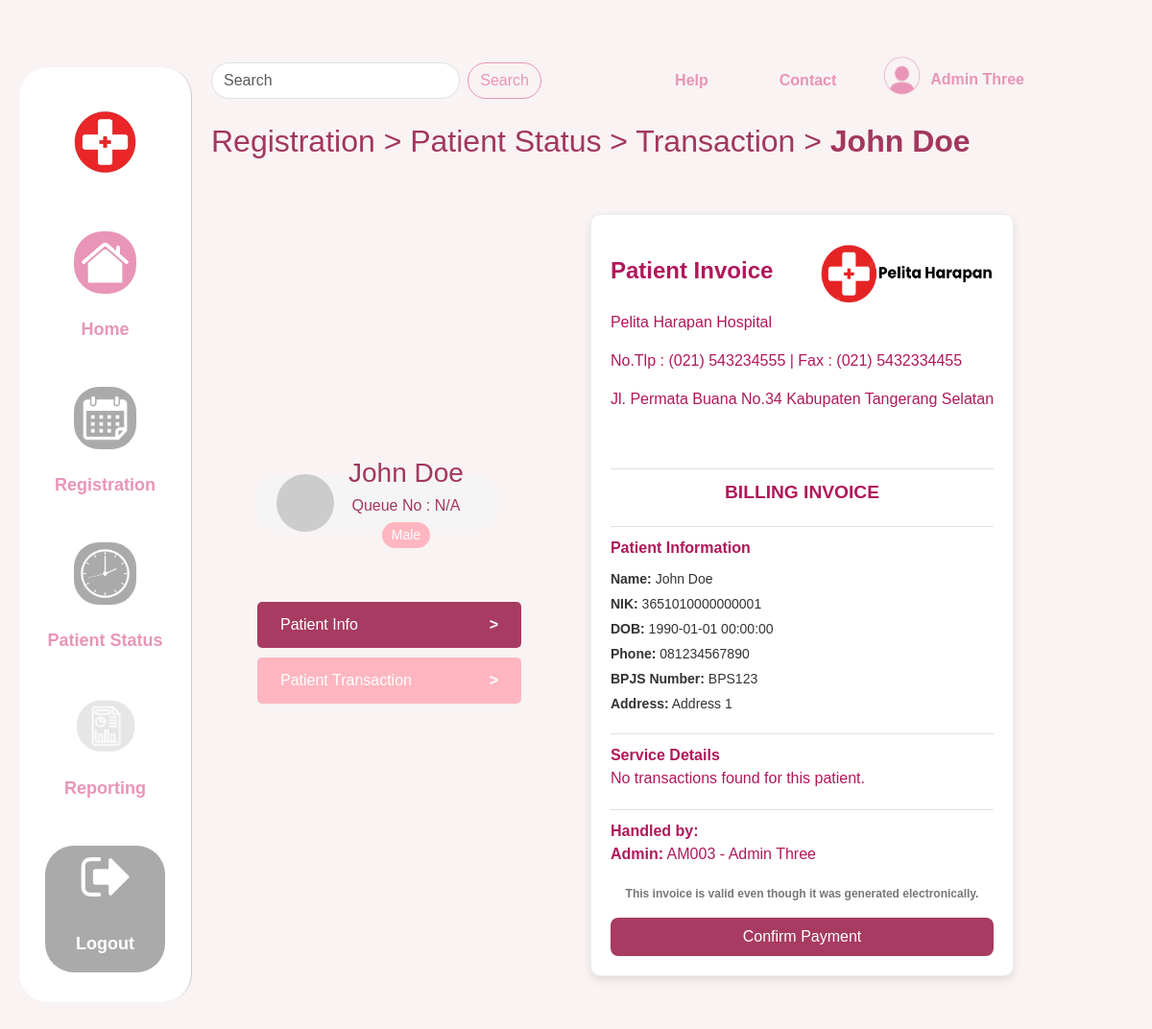
The app's page /transaction.php (signed in) with its own data.
### tables this page shows
CREATE TABLE `mspatient` (
  `patient_id` varchar(5) NOT NULL,
  `name` varchar(100) DEFAULT NULL,
  `dob` datetime DEFAULT NULL,
  `gender` varchar(10) DEFAULT NULL,
  `phone` varchar(15) DEFAULT NULL,
  `email` varchar(100) DEFAULT NULL,
  `nik` varchar(16) DEFAULT NULL,
  `bpjs_card` varchar(30) DEFAULT NULL,
  `address` varchar(100) DEFAULT NULL,
  `is_registered` int(1) DEFAULT NULL
);

### transaction.php (the view, shortened to what this page needs)
<?php
$conn = getConnection();
$patient_id = $_GET['patient_id'] ?? 'PA001';
$patientQuery = $conn->prepare("SELECT * FROM MsPatient WHERE patient_id = ?");
$patientQuery->bind_param("s", $patient_id);
$patientQuery->execute();
$patientResult = $patientQuery->get_result();
$patient = $patientResult->fetch_assoc();
$transactionHeaderQuery = $conn->prepare("
    SELECT * FROM TransactionHeader
    WHERE patient_id = ?
");
$transactionHeaderQuery->bind_param("s", $patient_id);
$transactionHeaderQuery->execute();
$transactionHeaders = $transactionHeaderQuery->get_result();
?>
<!DOCTYPE html>
<html lang="en">
<head>
    <link
        href="https://cdn.jsdelivr.net/npm/bootstrap@5.3.0/dist/css/bootstrap.min.css"
        rel="stylesheet" />
    <link rel="stylesheet" href="css/home.css" />
    <link rel="stylesheet" href="css/transaction.css" />
</head>
<body>
    <div class="container-fluid">
        <div class="row">
            <?php include 'sidebar.php' ?>
            <div class="col-md-10 content">
                <?php include 'topbar.php' ?>
                <h1 class="fw-medium">Registration > Patient Status > Transaction > <span class="fw-bold"><?php echo $patient['name'] ?></span></h1>
                <br>
                <br>
                <main>
                    <div class="patient-list">
                        <div class="d-flex flex-row">
                            <div class="d-flex flex-column align-items-stretch gap-3 m-5 justify-content-center ">
                                <div class="patient-info">
                                    <div class="avatar"></div>
                                    <div class="details">
                                        <h3><?= htmlspecialchars($patient['name']) ?></h3>
                                        <?php
                                        $queueNumber = isset($_GET['queue_number']) ? htmlspecialchars($_GET['queue_number']) : 'N/A';
                                        ?>
                                        <p>Queue No : <?= $queueNumber ?></p>
                                        <div class="gender-badge"><?= htmlspecialchars($patient['gender']) ?></div>
                                    </div>
                                </div>
                                <br>
                                <div class="menu">
                                    <a class="menu-item p-4" href="patientinfo.php?patient_id=<?php echo urlencode($patient['patient_id']); ?>&queue_number=<?php echo $_GET['queue_number'] ?>" style="text-decoration: none; background-color:#a73b62">
                                        Patient Info <span class="arrow">></span>
                                    </a>
                                    <a class="menu-item p-4" href="transaction.php?patient_id=<?php echo urlencode($patient['patient_id']); ?>&queue_number=<?php echo $_GET['queue_number'] ?>" style="text-decoration: none; background-color: #ffb6c1">
                                        Patient Transaction <span class="arrow">></span>
                                    </a>
                                </div>
                            </div>
                            <div class="invoice-container">
                                <div class="invoice-header">
                                    <div class="header-text">
                                        <div class="d-flex flex-row align-items-start justify-content-between">
                                            <div>
                                                <br>
                                                <h1>Patient Invoice</h1>
                                            </div>
                                            <div>
                                                <img src="/images/logoo.png" alt="Pelita Harapan Hospital Logo">
                                            </div>
                                        </div>
                                        <p>Pelita Harapan Hospital</p>
                                        <p>No.Tlp : (021) 543234555 | Fax : (021) 5432334455</p>
                                        <p>Jl. Permata Buana No.34 Kabupaten Tangerang Selatan </p>
                                        <br>
                                    </div>
                                </div>
                                <div class="section-title" style="font-size: larger; text-align: center;">BILLING INVOICE</div>
                                <div class="section-title">Patient Information</div>
                                <div class="invoice-details">
                                    <p><strong>Name:</strong> <?= htmlspecialchars($patient['name']) ?></p>
                                    <p><strong>NIK:</strong> <?= htmlspecialchars($patient['nik']) ?></p>
                                    <p><strong>DOB:</strong> <?= htmlspecialchars($patient['dob']) ?></p>
                                    <p><strong>Phone:</strong> <?= htmlspecialchars($patient['phone']) ?></p>
                                    <p><strong>BPJS Number:</strong> <?= htmlspecialchars($patient['bpjs_card']) ?></p>
                                    <p><strong>Address:</strong> <?= htmlspecialchars($patient['address']) ?></p>
                                </div>
                                <div class="section-title">Service Details</div>
                                <?php if ($transactionHeaders->num_rows > 0): ?>
                                    <table class="invoice-table table table-striped">
                                        <thead>
                                            <tr>
                                                <th>Service</th>
                                                <th>Price (Rp)</th>
                                            </tr>
                                        </thead>
                                        <tbody>
                                            <?php
                                            $totalPrice = 0;
                                            while ($transaction = $transactionHeaders->fetch_assoc()):
                                                $transactionDetailsQuery = $conn->prepare("SELECT details_id FROM TransactionDetail WHERE transaction_id = ?");
                                                $transactionDetailsQuery->bind_param("s", $transaction['transaction_id']);
                                                $transactionDetailsQuery->execute();
                                                $transactionDetails = $transactionDetailsQuery->get_result();
                                                while ($detail = $transactionDetails->fetch_assoc()) {
                                                    $details_id = $detail['details_id'];
                                                    $serviceOutput = "";
                                                    $price = 0;
                                                    switch (substr($details_id, 0, 1)) {
                                                        case '6':
                                                        case '7':
                                                        case '8':
                                                            $roomDetailsQuery = $conn->prepare("SELECT code, room_id FROM MsRoomDetails WHERE patient_id = ? AND code = ?");
                                                            $roomDetailsQuery->bind_param("ss", $patient_id, $details_id);
                                                            $roomDetailsQuery->execute();
                                                            $roomDetails = $roomDetailsQuery->get_result()->fetch_assoc();
                                                            if ($roomDetails) {
                                                                $code = $roomDetails['code'];
                                                                $room_id = $roomDetails['room_id'];
                                                                $roomHeaderQuery = $conn->prepare("SELECT price FROM MsRoomHeader WHERE room_id = ?");
                                                                $roomHeaderQuery->bind_param("s", $room_id);
                                                                $roomHeaderQuery->execute();
                                                                $roomHeader = $roomHeaderQuery->get_result()->fetch_assoc();
                                                                if ($roomHeader) {
                                                                    $price = $roomHeader['price'];
                                                                    $serviceOutput = "Room Code: " . htmlspecialchars($code);
                                                                }
                                                            }
                                                            break;
                                                        default:
                                                            break;
                                                    }
                                                    $prefix = substr($details_id, 0, 2);
                                                    switch ($prefix) {
                                                        case 'AP':
                                                            $appointmentQuery = $conn->prepare("SELECT date, price FROM MsAppointment WHERE appointment_id = ?");
                                                            $appointmentQuery->bind_param("s", $details_id);
                                                            $appointmentQuery->execute();
                                                            $appointment = $appointmentQuery->get_result()->fetch_assoc();
                                                            $price = $appointment['price'];
                                                            $serviceOutput = "Appointment on " . htmlspecialchars($appointment['date']);
                                                            break;
                                                        case 'MC':
                                                            $checkupQuery = $conn->prepare("SELECT date, details, price FROM MsCheckup WHERE checkup_id = ?");
                                                            $checkupQuery->bind_param("s", $details_id);
                                                            $checkupQuery->execute();
                                                            $checkup = $checkupQuery->get_result()->fetch_assoc();
                                                            $price = $checkup['price'];
                                                            $serviceOutput = "Checkup on " . htmlspecialchars($checkup['date']) . " - Details: " . htmlspecialchars($checkup['details']);
                                                            break;
                                                        case 'EM':
                                                            $emergencyQuery = $conn->prepare("SELECT date, actions, price, status from MsEmergency WHERE emergency_id = ?");
                                                            $emergencyQuery->bind_param("s", $details_id);
                                                            $emergencyQuery->execute();
                                                            $emergency = $emergencyQuery->get_result()->fetch_assoc();
                                                            $statusMessage = htmlspecialchars($emergency["status"]);
                                                            $price = $checkup['price'];
                                                            $serviceOutput = "Emergency Pickup on " . htmlspecialchars($emergency['date']);
                                                            break;
                                                        case 'TE':
                                                            $testQuery = $conn->prepare("SELECT name, price FROM MsTest WHERE test_id = ?");
                                                            $testQuery->bind_param("s", $details_id);
                                                            $testQuery->execute();
                                                            $test = $testQuery->get_result()->fetch_assoc();
                                                            $price = $test['price'];
                                                            $serviceOutput = "Test Name: " . htmlspecialchars($test['name']);
                                                            break;
                                                    }
                                                    if ($serviceOutput) {
                                                        echo "<tr><td>{$serviceOutput}</td><td>Rp " . number_format($price, 0, ',', '.') . "</td></tr>";
                                                        $totalPrice += $price;
                                                    }
                                                }
                                            endwhile;
                                            ?>
                                        </tbody>
                                    </table>
                                    <p class="total-price"><strong>Total Price:</strong> Rp <?= number_format($totalPrice, 0, ',', '.') ?></p>
                                <?php else: ?>
                                    <p>No transactions found for this patient.</p>
                                <?php endif; ?>
                                <div class="section-title">Handled by:</div>
                                <p><strong>Admin:</strong> <?= htmlspecialchars($_SESSION['user_id'] . ' - ' . $_SESSION['fullname']) ?></p>
                                <p class="note" style="font-weight: bold;">This invoice is valid even though it was generated electronically.</p>
                                <a class="d-flex justify-content-center align-items-center" href="conf/done_payment.php?patient_id=<?php echo $patient['patient_id']; ?>" style="text-decoration: none; text-align: center; color: white; background-color: #a73b62; border-radius: 8px; padding: 8px;">Confirm Payment</a>
                            </div>
                        </div>
                    </div>
                </main>
            </div>
        </div>
    </div>
</body>
</html>

### records on screen
mspatient: name "John Doe", gender "Male", nik "3651010000000001", dob "1990-01-01 00:00:00", phone "081234567890", bpjs_card "BPS123", address "Address 1"

### other values on screen
$_SESSION['fullname'] "Admin Three"
$queueNumber "N/A"
$_SESSION['user_id'] . ' - ' . $_SESSION['fullname'] "AM003 - Admin Three"
